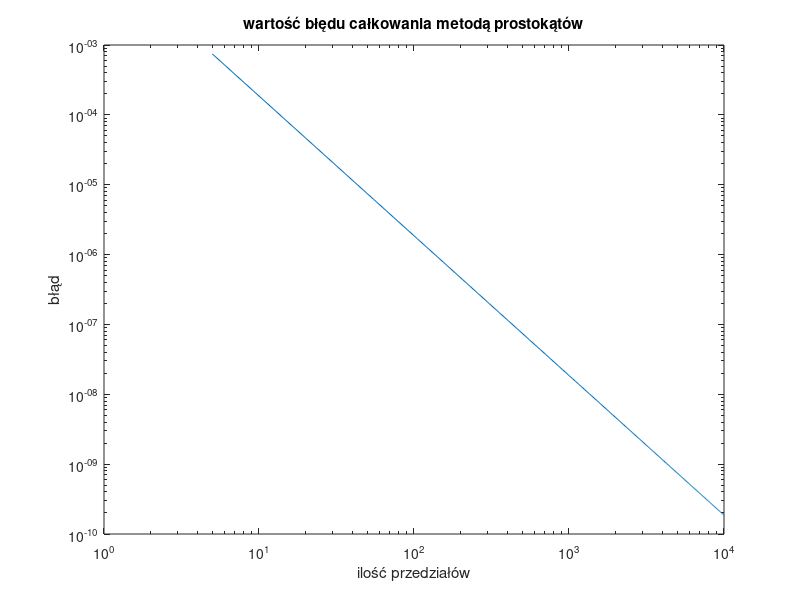

Source code (MATLAB):
function [ft_5, integral_1000, Nt, integration_error] = midpoint_rule_accuracy_evaluation()
    % Funkcja służy do numerycznego obliczania całki oznaczonej metodą prostokątów
    % (wariant z punktem środkowym) z funkcji gęstości prawdopodobieństwa awarii
    % urządzenia elektronicznego. Jej celem jest porównanie dokładności obliczeń
    % w zależności od liczby zastosowanych podprzedziałów całkowania.
    %
    % ft_5 – wartość funkcji gęstości prawdopodobieństwa obliczona dla t = 5.
    %
    % integral_1000 – przybliżona wartość całki oznaczonej na przedziale [0, 5]
    %   wyznaczona metodą prostokątów dla liczby podprzedziałów wynoszącej 1000.
    %
    % integration_error – wektor zawierający błędy bezwzględne numerycznego
    %   wyznaczenia wartości całki oznaczonej. Wartość integration_error(1,i)
    %   oznacza błąd obliczenia całki dla Nt(1,i) podprzedziałów:
    %   integration_error(1, i) = abs(integral_approximation - reference_value),
    %   gdzie reference_value to wzorcowa wartość całki.
    %
    % Nt – wektor wierszowy zawierający liczby podprzedziałów całkowania,
    %   dla których wyznaczane są przybliżenia całki i obliczany jest błąd.

    reference_value = 0.0473612919396179; % wartość wzorcowa całki

    ft_5 = failure_density_function(5);
    N = 1000; % liczba podprzedziałów całkowania
    x = linspace(0,5,N+1); % liczba punktów = liczba podprzedziałów całkowania + 1
    integral_1000 = midpoint_rule(x);

    Nt = 5:50:10^4;
    integration_error = zeros(1, length(Nt));
    for i=1:length(Nt)
        x = linspace(0,5,Nt(i)+1); % liczba punktów = liczba podprzedziałów całkowania + 1
        integration_error(i) = abs(midpoint_rule(x) - reference_value);
    end
    loglog(Nt, integration_error);
    xlabel("ilość przedziałów");
    ylabel("błąd");
    title("wartość błędu całkowania metodą prostokątów");

end


function integral_approximation = midpoint_rule(x)
    % Oblicza przybliżoną wartość całki oznaczonej z funkcji gęstości
    % prawdopodobieństwa (failure_density_function) przy użyciu
    % metody prostokątów (ang. midpoint rule).
    %
    % x – wektor rosnących wartości określających końce przedziałów całkowania.
    %     Dla n-elementowego wektora x zdefiniowanych jest n−1 przedziałów
    %     całkowania: [x(1), x(2)], [x(2), x(3)], ..., [x(n−1), x(n)].
    %
    % integral_approximation – przybliżona wartość całki oznaczonej


    midpoints = (x(1, 1:end-1) + x(1, 2:end)) ./ 2;
    delta = (x(end) - x(1)) / (length(x)-1);
    integral_approximation = sum(failure_density_function(midpoints) .* delta);
end

function ft = failure_density_function(t)
    % Zwraca wartości funkcji gęstości prawdopodobieństwa wystąpienia awarii
    % urządzenia elektronicznego dla zadanych wartości czasu t.
    %
    % t – wektor wartości czasu (wyrażonych w latach), dla których obliczane
    %   są wartości funkcji gęstości prawdopodobieństwa.
    %
    % ft – wektor zawierający wartości funkcji gęstości prawdopodobieństwa
    %      odpowiadające kolejnym elementom wektora t.
    
    ft = 1/(3*sqrt(2*pi))*exp(-(t-10).^2/18);
end